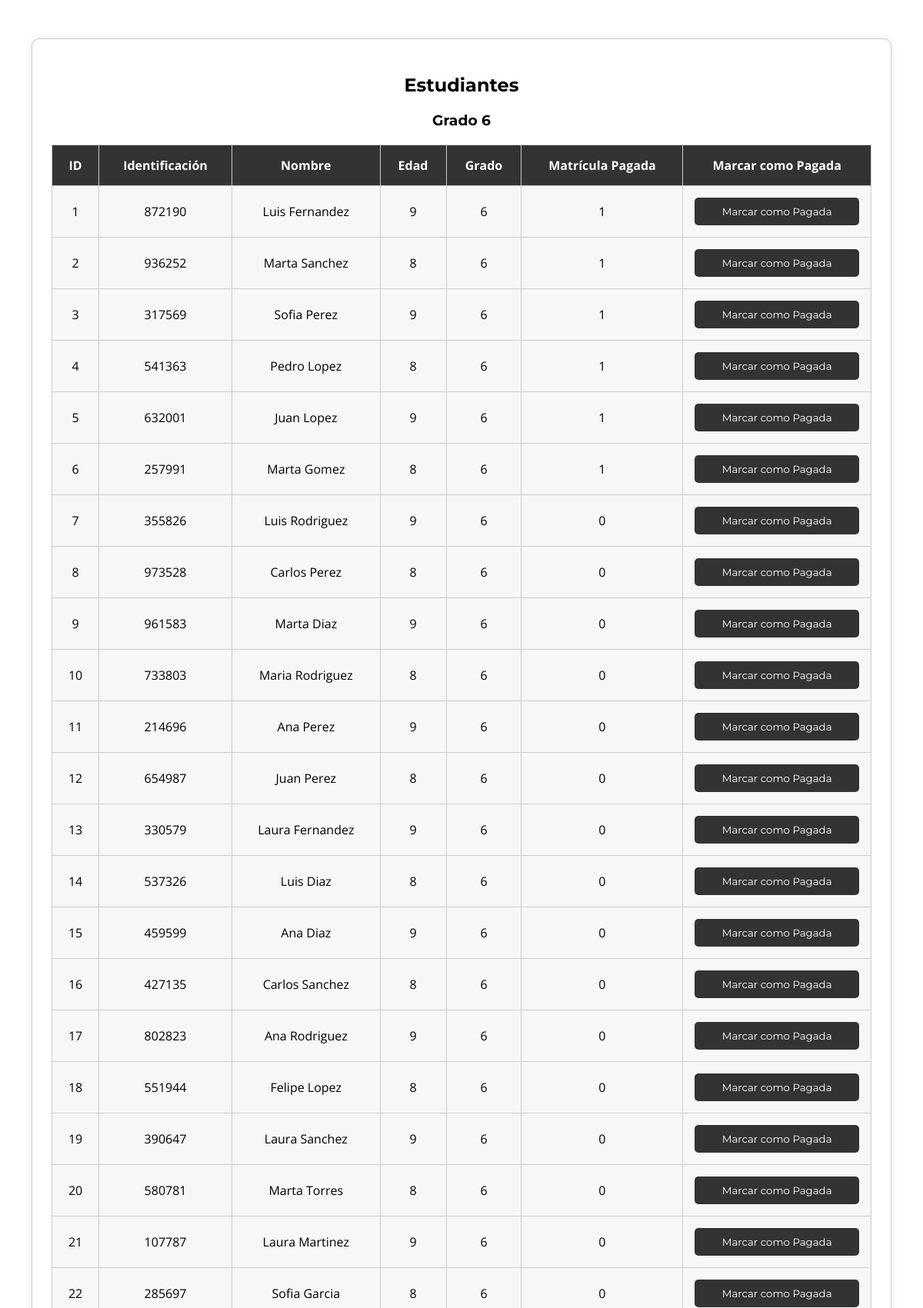
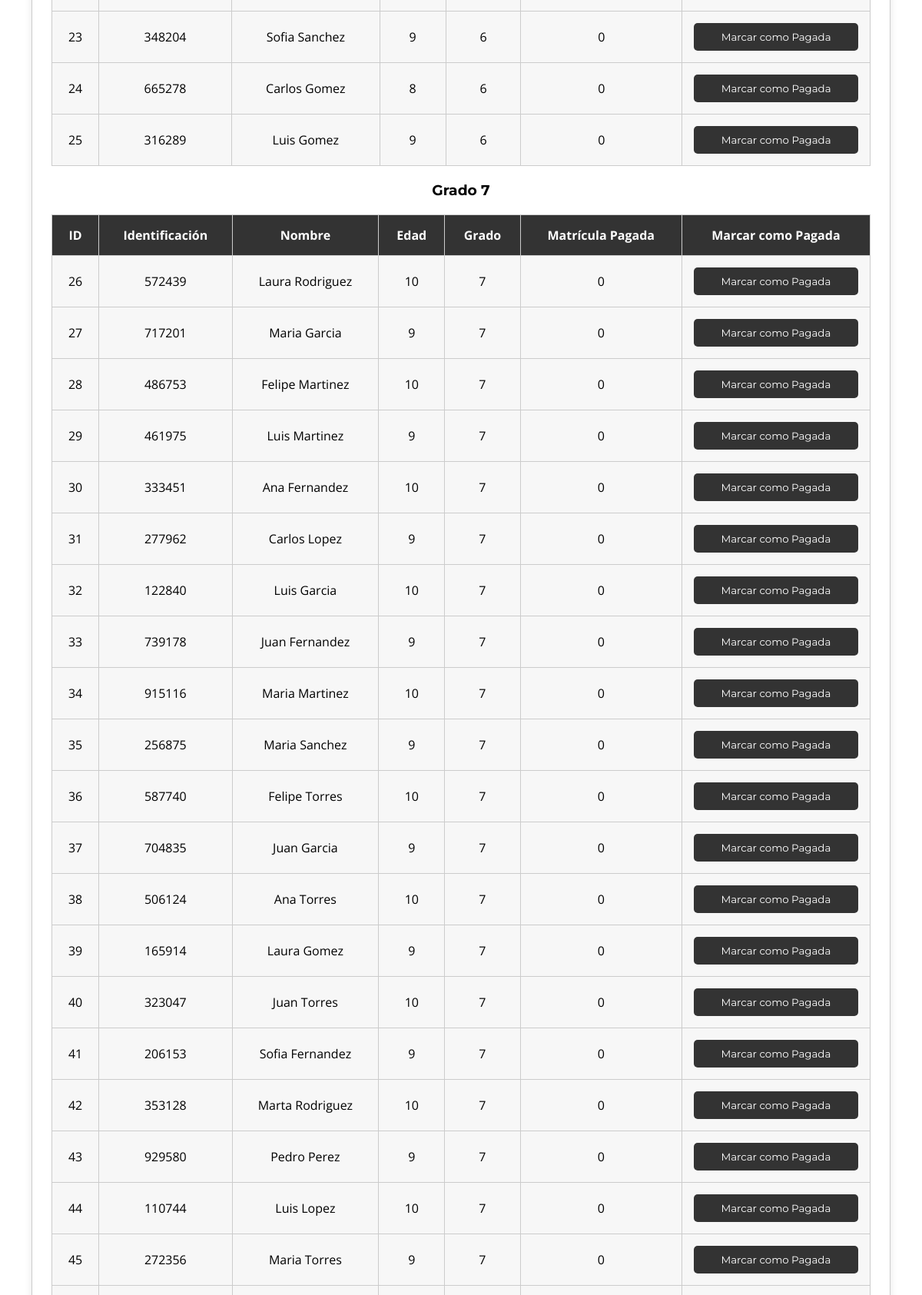
The page /ver_estudiantes (signed in, upper part) on the database its author committed (2 pictures, top to bottom).
### tables this page shows
CREATE TABLE estudiantes (
        id INTEGER PRIMARY KEY AUTOINCREMENT,
        identificacion TEXT NOT NULL,
        nombre TEXT NOT NULL,
        edad INTEGER NOT NULL,
        grado INTEGER NOT NULL,
        matricula_pagada BOOLEAN DEFAULT 0  -- 0 significa que no ha pagado, 1 que sí
    );

### app.py (the view, shortened to what this page needs)
@app.route('/ver_estudiantes', methods=['GET', 'POST'])
@login_required
def ver_estudiantes():
    if current_user.tipo_usuario != 'coordinador':
        return redirect(url_for('dashboard'))
    conn = sqlite3.connect('colegio.db')
    cursor = conn.cursor()
    cursor.execute("SELECT id, identificacion, nombre, edad, grado, matricula_pagada FROM estudiantes WHERE grado = 6")
    estudiantes_6 = cursor.fetchall()
    cursor.execute("SELECT id, identificacion, nombre, edad, grado, matricula_pagada FROM estudiantes WHERE grado = 7")
    estudiantes_7 = cursor.fetchall()
    cursor.execute("SELECT id, identificacion, nombre, edad, grado, matricula_pagada FROM estudiantes WHERE grado = 8")
    estudiantes_8 = cursor.fetchall()
    conn.close()
    return render_template('ver_estudiantes.html', estudiantes_6=estudiantes_6, estudiantes_7=estudiantes_7, estudiantes_8=estudiantes_8)

### app.py (called while the page is built)
@login_manager.user_loader
def load_user(usuario_id):
    conn = sqlite3.connect('colegio.db')
    cursor = conn.cursor()
    cursor.execute("SELECT * FROM usuarios WHERE id = ?", (usuario_id,))
    usuario_data = cursor.fetchone()
    conn.close()
    if usuario_data:
        return Usuario(*usuario_data)
    return None

### templates/ver_estudiantes.html (shortened to what this page needs)
<!DOCTYPE html>
<html lang="es">
<head>
    <link rel="stylesheet" href="{{ url_for('static', filename='styles.css') }}">
</head>
<body>
    <div class="ver-estudiantes-container">
        <h2>Estudiantes</h2>
        <h3>Grado 6</h3>
        <table class="ver-estudiantes-table">
            <tr>
                <th>ID</th>
                <th>Identificación</th>
                <th>Nombre</th>
                <th>Edad</th>
                <th>Grado</th>
                <th>Matrícula Pagada</th>
                <th>Marcar como Pagada</th>
            </tr>
            {% for estudiante in estudiantes_6 %}
            <tr>
                <td>{{ estudiante[0] }}</td>
                <td>{{ estudiante[1] }}</td>
                <td>{{ estudiante[2] }}</td>
                <td>{{ estudiante[3] }}</td>
                <td>{{ estudiante[4] }}</td>
                <td>{{ estudiante[5] }}</td>
                <td>
                    <form action="" method="post">
                        <input type="submit" value="Marcar como Pagada" class="ver-estudiantes-button">
                    </form>
                </td>
            </tr>
            {% endfor %}
        </table>
        <h3>Grado 7</h3>
        <table class="ver-estudiantes-table">
            <tr>
                <th>ID</th>
                <th>Identificación</th>
                <th>Nombre</th>
                <th>Edad</th>
                <th>Grado</th>
                <th>Matrícula Pagada</th>
                <th>Marcar como Pagada</th>
            </tr>
            {% for estudiante in estudiantes_7 %}
            <tr>
                <td>{{ estudiante[0] }}</td>
                <td>{{ estudiante[1] }}</td>
                <td>{{ estudiante[2] }}</td>
                <td>{{ estudiante[3] }}</td>
                <td>{{ estudiante[4] }}</td>
                <td>{{ estudiante[5] }}</td>
                <td>
                    <form action="" method="post">
                        <input type="submit" value="Marcar como Pagada" class="ver-estudiantes-button">
                    </form>
                </td>
            </tr>
            {% endfor %}
        </table>
    </div>
</body>
</html>

### static/styles.css (style rules this page uses)
body { font-family: 'Open Sans', sans-serif; background-color: #FFFFFF; color: #000000; }
h1, h2, h3 { text-align: center; margin-bottom: 20px; font-family: 'Montserrat', sans-serif; }
input[type="submit"] { width: 100%; padding: 10px; background-color: #333333; color: #FFFFFF; border: none; border-radius: 5px; cursor: pointer; font-family: 'Montserrat', sans-serif; }
table { border-collapse: collapse; width: 100%; }
th, td { border: 1px solid #CCCCCC; padding: 10px; text-align: center; }
th { background-color: #F0F0F0; }
.ver-estudiantes-container { width: 90%; margin: 50px auto; padding: 25px; background-color: #FFFFFF; border: 1px solid #CCCCCC; border-radius: 10px; box-shadow: 0px 0px 10px rgba(0, 0, 0, 0.1); }
.ver-estudiantes-table { border-collapse: collapse; width: 100%; border: 1px solid #CCCCCC; margin-bottom: 20px; }
.ver-estudiantes-table th, .ver-estudiantes-table td { border: 1px solid #CCCCCC; padding: 15px; text-align: center; }
.ver-estudiantes-table th { background-color: #333333; color: #FFFFFF; }
.ver-estudiantes-table td { background-color: #F7F7F7; }
.ver-estudiantes-button { width: 100%; padding: 10px; background-color: #333333; color: #FFFFFF; border: none; border-radius: 5px; cursor: pointer; }

### rows shown on the page
estudiantes: id "1", identificacion "872190", nombre "Luis Fernandez", edad "9", grado "6", matricula_pagada "1"
estudiantes: id "2", identificacion "936252", nombre "Marta Sanchez", edad "8", grado "6", matricula_pagada "1"
estudiantes: id "3", identificacion "317569", nombre "Sofia Perez", edad "9", grado "6", matricula_pagada "1"
estudiantes: id "4", identificacion "541363", nombre "Pedro Lopez", edad "8", grado "6", matricula_pagada "1"
estudiantes: id "5", identificacion "632001", nombre "Juan Lopez", edad "9", grado "6", matricula_pagada "1"
estudiantes: id "6", identificacion "257991", nombre "Marta Gomez", edad "8", grado "6", matricula_pagada "1"
estudiantes: id "7", identificacion "355826", nombre "Luis Rodriguez", edad "9", grado "6", matricula_pagada "0"
estudiantes: id "8", identificacion "973528", nombre "Carlos Perez", edad "8", grado "6", matricula_pagada "0"
estudiantes: id "9", identificacion "961583", nombre "Marta Diaz", edad "9", grado "6", matricula_pagada "0"
estudiantes: id "10", identificacion "733803", nombre "Maria Rodriguez", edad "8", grado "6", matricula_pagada "0"
estudiantes: id "11", identificacion "214696", nombre "Ana Perez", edad "9", grado "6", matricula_pagada "0"
estudiantes: id "12", identificacion "654987", nombre "Juan Perez", edad "8", grado "6", matricula_pagada "0"
estudiantes: id "13", identificacion "330579", nombre "Laura Fernandez", edad "9", grado "6", matricula_pagada "0"
estudiantes: id "14", identificacion "537326", nombre "Luis Diaz", edad "8", grado "6", matricula_pagada "0"
estudiantes: id "15", identificacion "459599", nombre "Ana Diaz", edad "9", grado "6", matricula_pagada "0"
estudiantes: id "16", identificacion "427135", nombre "Carlos Sanchez", edad "8", grado "6", matricula_pagada "0"
estudiantes: id "17", identificacion "802823", nombre "Ana Rodriguez", edad "9", grado "6", matricula_pagada "0"
estudiantes: id "18", identificacion "551944", nombre "Felipe Lopez", edad "8", grado "6", matricula_pagada "0"
estudiantes: id "19", identificacion "390647", nombre "Laura Sanchez", edad "9", grado "6", matricula_pagada "0"
estudiantes: id "20", identificacion "580781", nombre "Marta Torres", edad "8", grado "6", matricula_pagada "0"
estudiantes: id "21", identificacion "107787", nombre "Laura Martinez", edad "9", grado "6", matricula_pagada "0"
estudiantes: id "22", identificacion "285697", nombre "Sofia Garcia", edad "8", grado "6", matricula_pagada "0"
estudiantes: id "23", identificacion "348204", nombre "Sofia Sanchez", edad "9", grado "6", matricula_pagada "0"
estudiantes: id "24", identificacion "665278", nombre "Carlos Gomez", edad "8", grado "6", matricula_pagada "0"
estudiantes: id "25", identificacion "316289", nombre "Luis Gomez", edad "9", grado "6", matricula_pagada "0"
estudiantes: id "26", identificacion "572439", nombre "Laura Rodriguez", edad "10", grado "7", matricula_pagada "0"
estudiantes: id "27", identificacion "717201", nombre "Maria Garcia", edad "9", grado "7", matricula_pagada "0"
estudiantes: id "28", identificacion "486753", nombre "Felipe Martinez", edad "10", grado "7", matricula_pagada "0"
estudiantes: id "29", identificacion "461975", nombre "Luis Martinez", edad "9", grado "7", matricula_pagada "0"
estudiantes: id "30", identificacion "333451", nombre "Ana Fernandez", edad "10", grado "7", matricula_pagada "0"
estudiantes: id "31", identificacion "277962", nombre "Carlos Lopez", edad "9", grado "7", matricula_pagada "0"
estudiantes: id "32", identificacion "122840", nombre "Luis Garcia", edad "10", grado "7", matricula_pagada "0"
estudiantes: id "33", identificacion "739178", nombre "Juan Fernandez", edad "9", grado "7", matricula_pagada "0"
estudiantes: id "34", identificacion "915116", nombre "Maria Martinez", edad "10", grado "7", matricula_pagada "0"
estudiantes: id "35", identificacion "256875", nombre "Maria Sanchez", edad "9", grado "7", matricula_pagada "0"
estudiantes: id "36", identificacion "587740", nombre "Felipe Torres", edad "10", grado "7", matricula_pagada "0"
estudiantes: id "37", identificacion "704835", nombre "Juan Garcia", edad "9", grado "7", matricula_pagada "0"
estudiantes: id "38", identificacion "506124", nombre "Ana Torres", edad "10", grado "7", matricula_pagada "0"
estudiantes: id "39", identificacion "165914", nombre "Laura Gomez", edad "9", grado "7", matricula_pagada "0"
estudiantes: id "40", identificacion "323047", nombre "Juan Torres", edad "10", grado "7", matricula_pagada "0"
estudiantes: id "41", identificacion "206153", nombre "Sofia Fernandez", edad "9", grado "7", matricula_pagada "0"
estudiantes: id "42", identificacion "353128", nombre "Marta Rodriguez", edad "10", grado "7", matricula_pagada "0"
estudiantes: id "43", identificacion "929580", nombre "Pedro Perez", edad "9", grado "7", matricula_pagada "0"
estudiantes: id "44", identificacion "110744", nombre "Luis Lopez", edad "10", grado "7", matricula_pagada "0"
estudiantes: id "45", identificacion "272356", nombre "Maria Torres", edad "9", grado "7", matricula_pagada "0"
